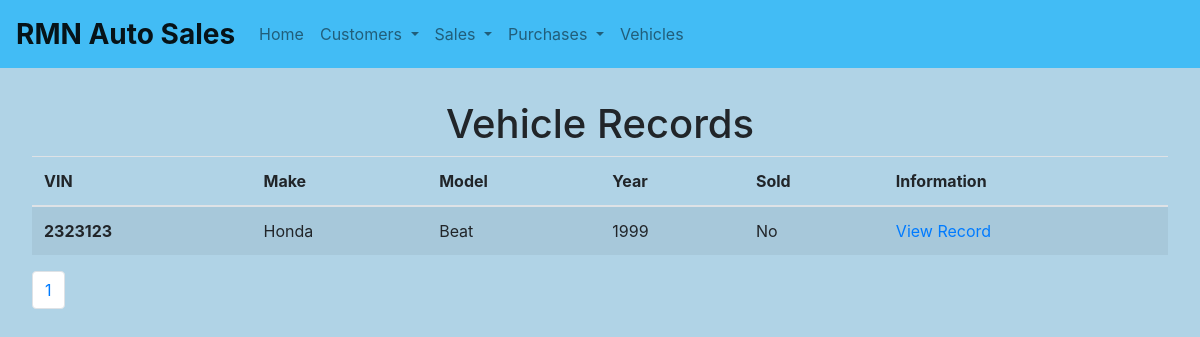
/vehicles_list.php?page=0, run on the app's committed database.
### tables this page shows
CREATE TABLE `Vehicle` (
  `vin` VARCHAR(255) PRIMARY KEY NOT NULL,
  `make` VARCHAR(255) NOT NULL,
  `model` VARCHAR(255) NOT NULL,
  `year` INT NOT NULL,
  `color` VARCHAR(255) NOT NULL,
  `miles` DOUBLE NOT NULL,
  `style` VARCHAR(255) NOT NULL,
  `condition` VARCHAR(255) NOT NULL,
  `sold` bit DEFAULT 0 NOT NULL
);

### vehicles_list.php (the view, shortened to what this page needs)
<?php
    require_once 'header.php';
    $method = $_SERVER['REQUEST_METHOD'];
    if ($method == "GET")
    {
        $items_per_page = 10;
        $page_number = $_GET['page'];
        $start = $page_number * $items_per_page;
        $end = $start + $items_per_page;
        $statement = $db->prepare("SELECT COUNT(*) AS count FROM Vehicle AS v;");
        $statement->execute();
        $total_vehicles = $statement->fetchAll(PDO::FETCH_ASSOC)[0]['count'];
        $total_pages = $total_vehicles / $items_per_page;
        $statement = $db->prepare("SELECT *
        FROM Vehicle AS v
        ORDER BY v.year DESC LIMIT ?,?;");
        $statement->bindParam(1, $start, PDO::PARAM_INT);
        $statement->bindParam(2, $end, PDO::PARAM_INT);
        $statement->execute();
        $info = $statement->fetchAll(PDO::FETCH_ASSOC);
?>
    <h1>Vehicle Records</h1>
    <table class="table table-striped">
        <thead>
            <tr>
            <th scope="col">VIN</th>
            <th scope="col">Make</th>
            <th scope="col">Model</th>
            <th scope="col">Year</th>
            <th scope="col">Sold</th>
            <th scope="col">Information</th>
            </tr>
        </thead>
        <tbody>
<?php
        foreach ($info as $i) {
            ?>
            <tr>
                <th scope="row"><?php echo $i['vin']; ?></th>
                <td><?php echo $i['make']; ?></td>
                <td><?php echo $i['model']; ?></td>
                <td><?php echo $i['year']; ?></td>
                <td><?php echo ($i['sold'] == 1) ? "Yes" : "No"; ?></td>
                <td><a href="view_vehicle.php?vin=<?php echo $i['vin']; ?>">View Record</a></td>
            </tr>
            <?php
        }
?>
        </tbody>
    </table>
    <nav aria-label="Pagination">
        <ul class="pagination">
            <?php
            for ($i = 0; $i < $total_pages; $i++) {
                echo "<li class='page-item'><a class='page-link' href='vehicles_list.php?page=" . $i . "'>" . ($i + 1)  ."</a></li>";
            }
            ?>
        </ul>
    </nav>
<?php
    }
    require_once 'footer.php';
?>

### style.css (style rules this page uses)
body { background-color: #b0d3e6; padding: 0 15% ; }
h1 { text-align: center; }

### data on the page
vehicle: vin "2323123", make "Honda", model "Beat", year "1999", sold "No"
